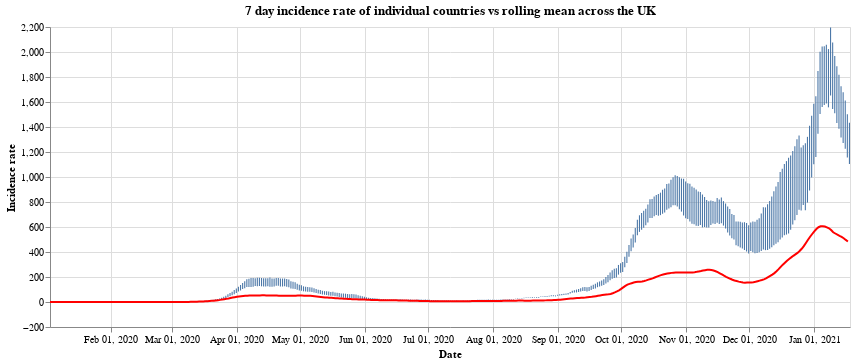

Notebook cell for this chart:
### Code cell
#collapse
countries = uk_cases['areaName'].unique()
countries.sort()

selection = alt.selection_single(
    name='Select',
    fields=['areaName'],
    init={'areaName': 'Wales'},
    bind={'areaName': alt.binding_select(options=countries)}
)

# scatter plot, modify opacity based on selection
bars = alt.Chart(uk_cases).mark_bar().add_selection(
    selection
).encode(
    x=alt.X("yearmonthdate(date):T", axis=alt.Axis(title='Date')),
    y=alt.Y("weeklyCasesRate:Q", axis=alt.Axis(title='Incidence rate')),
    tooltip='weeklyCasesRate:Q',
    opacity=alt.condition(selection, alt.value(1), alt.value(0))
).properties(title=f'7 day incidence rate of individual countries vs rolling mean across the UK', width=800)

line = alt.Chart(overview_cases).mark_line(
    color='red',
    size=2,
).transform_window(
    rolling_mean='mean(weeklyCasesRate)',
    frame=[0, 7]
).encode(
    x='yearmonthdate(date):T',
    y='rolling_mean:Q'
)

alt.layer(bars, line)

### Figure 1 — Vega-Lite specification as saved in the notebook (floating-point values rounded to 4 significant figures; data arrays with more than 128 entries replaced by an {"elided": "..."} marker saying what was removed)
{"config": {"view": {"continuousWidth": 400, "continuousHeight": 300}}, "layer": [{"data": {"name": "data-c051dcf098e4e1b0e7a132dbad02a8f1"}, "mark": "bar", "encoding": {"opacity": {"condition": {"value": 1, "selection": "Select"}, "value": 0}, "tooltip": {"type": "quantitative", "field": "weeklyCasesRate"}, "x": {"type": "temporal", "axis": {"title": "Date"}, "field": "date", "timeUnit": "yearmonthdate"}, "y": {"type": "quantitative", "axis": {"title": "Incidence rate"}, "field": "weeklyCasesRate"}}, "selection": {"Select": {"type": "single", "fields": ["areaName"], "init": {"areaName": "Wales"}, "bind": {"areaName": {"input": "select", "options": ["England", "Northern Ireland", "Scotland", "Wales"]}}}}, "title": "7 day incidence rate of individual countries vs rolling mean across the UK", "width": 800}, {"data": {"name": "data-38ac30255832672e6647740ece50658a"}, "mark": {"type": "line", "color": "red", "size": 2}, "encoding": {"x": {"type": "temporal", "field": "date", "timeUnit": "yearmonthdate"}, "y": {"type": "quantitative", "field": "rolling_mean"}}, "transform": [{"window": [{"op": "mean", "field": "weeklyCasesRate", "as": "rolling_mean"}], "frame": [0, 7]}]}], "$schema": "https://vega.github.io/schema/vega-lite/v4.8.1.json", "datasets": {"data-c051dcf098e4e1b0e7a132dbad02a8f1": {"elided": "1524 records"}, "data-38ac30255832672e6647740ece50658a": {"elided": "381 records"}}}
